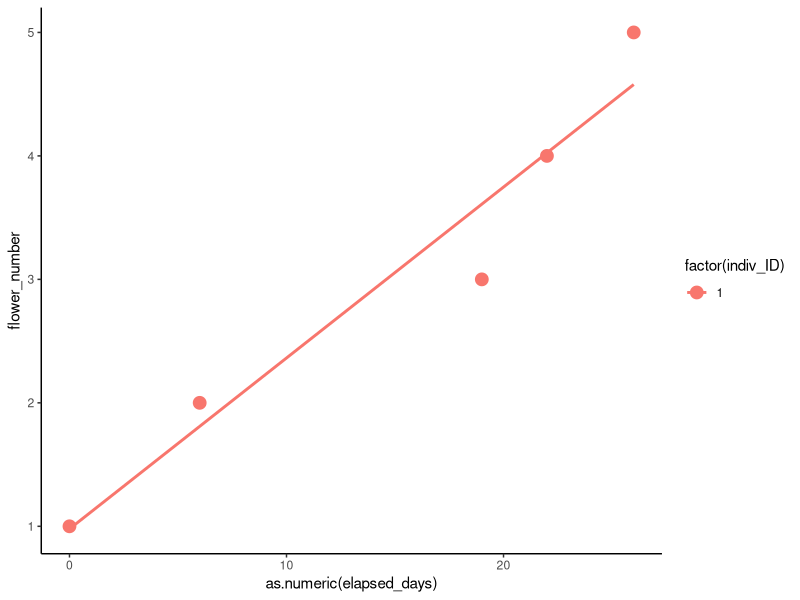
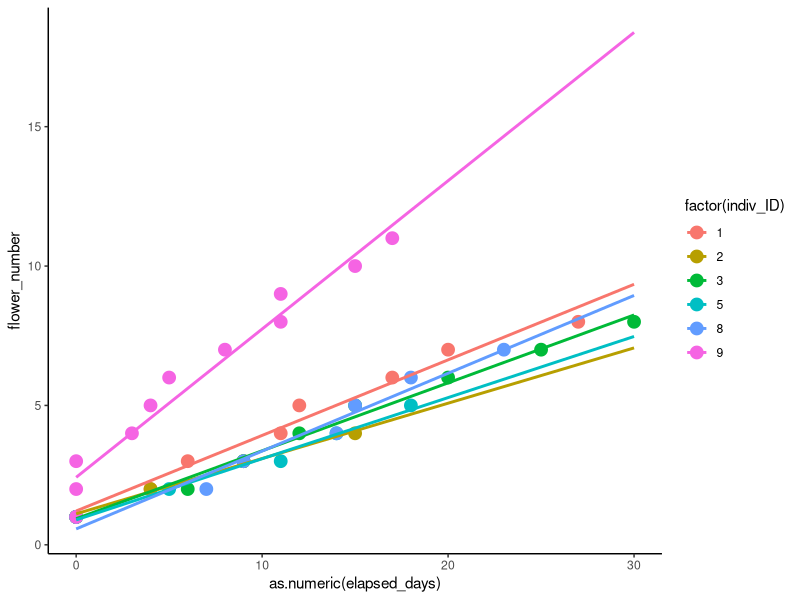

Write the R code that produced these figures, in order. (Note: this script raises an error after producing the figures.)
library(broom)
library(here)
library(lubridate)
library(tidyverse)

# 1. group by indiv_flower
# 2. find earliest date that stage = 5
# 3. find next date that stage = 5
# 4. count number of days between 2) and 3). 

# bird cage data
# for each inflorescence, 
# calculate the number of days between anthesis events 
bc_data <- 
  read.csv(here('Data/Bird_cage_compiled.csv')) %>%
  as_tibble() %>% 
  filter(stage == 5) %>% #stage 5 = C1 = anthesis (remove other stages)
  group_by(indiv_flower) %>% 
  arrange(date) %>% 
  summarise(min_date = head(date, 1)) %>% # earliest day of occurrence 
  mutate(min_date = ymd(min_date),  # for lubridate
         indiv_ID = as.numeric(str_split(indiv_flower, '_', simplify=T)[,1]), #create ID for each individual
         flower_ID = as.numeric(str_split(indiv_flower, '_', simplify=T)[,2])) %>%  #create ID for each flower
  group_by(indiv_ID)  %>% # group by individual inflorescences
  arrange(min_date, .by_group = TRUE) %>%
  mutate(elapsed_days = min_date - min(min_date), # days since first anthesis event
         flower_number = row_number()) %>% # number of flowers per inflorescence
  filter(indiv_ID != 4) # remove individual 4 because there's only one data point

# plot
mytheme <-
  theme_bw() +
  theme(
    panel.border = element_blank(), 
    panel.grid.major = element_blank(),
    panel.grid.minor = element_blank(), 
    axis.line = element_line(colour = "black"))

ggplot(data = bc_data, aes(x = as.numeric(elapsed_days), y = flower_number, color = factor(indiv_ID), group = indiv_ID)) +
  geom_point(size = 4) +
  stat_smooth(method = 'lm', fullrange = TRUE, se = FALSE) +
  mytheme

# control data
# for each inflorescence, 
# calculate the number of days between anthesis events 
ct_data <- 
  read.csv(here('Data/No_treat_compiled.csv')) %>%
  as_tibble() %>% 
  filter(stage == 5) %>% #stage 5 = C1 = anthesis (remove other stages)
  group_by(indiv_flower) %>% 
  arrange(date) %>% 
  summarise(min_date = head(date, 1)) %>% 
  mutate(min_date = ymd(min_date),  # for lubridate
         indiv_ID = as.numeric(str_split(indiv_flower, '_', simplify=T)[,1]), #create ID for each individual
         flower_ID = as.numeric(str_split(indiv_flower, '_', simplify=T)[,2])) %>%  #create ID for each flower
  group_by(indiv_ID)  %>% # group by individual inflorescences
  arrange(min_date, .by_group = TRUE) %>% 
  mutate(elapsed_days = min_date - min(min_date), # days since first anthesis event
         flower_number = row_number()) %>% # number of flowers per inflorescence
  filter(indiv_ID != 6 & indiv_ID != 4 & indiv_ID != 7 & indiv_ID != 10) # remove individuals 4,6,7,10 because they have <4 data points


ggplot(data = ct_data, aes(x = as.numeric(elapsed_days), y = flower_number, color = factor(indiv_ID), group = indiv_ID)) +
  geom_point(size = 4) +
  stat_smooth(method = 'lm', fullrange = TRUE, se = FALSE) +
  mytheme

# combine data and plot together
alldata <-
  full_join(bc_data, ct_data) %>% 
  ungroup() %>% 
  mutate(treatment = c(rep("treatment", 33), rep("control", 43))) %>% 
  mutate(indiv_treatment = paste(treatment, indiv_ID)) 

mycolours <- c(rep("#009E73", 33), rep("#E69F00", 43))
ggplot(data = alldata, aes(x = as.numeric(elapsed_days), y = flower_number, group = indiv_treatment)) +
  geom_point(size = 4, color = mycolours) +
  stat_smooth(method = 'lm', fullrange =TRUE, se = FALSE, aes(color = treatment)) +
  mytheme

# ---------------------------------------------------------
# fitting linear models using `broom`

# pollinator-excluded models
bc_models <-
  do(bc_data, glance(lm(flower_number ~ as.numeric(elapsed_days), data = .)))

bc_models2 <- 
  do(bc_data, tidy(lm(flower_number ~ as.numeric(elapsed_days), data = .))) %>% 
  filter(term != "(Intercept)") # just interested in slopes


# control models
ct_models <-
  do(ct_data, glance(lm(flower_number ~ as.numeric(elapsed_days), data = .))) 

ct_models2 <- 
  do(ct_data, tidy(lm(flower_number ~ as.numeric(elapsed_days), data = .))) %>% 
  filter(term != "(Intercept)") # just interested in slopes


# combine model parameters into one dataframe
allmodels <-
  full_join(bc_models, ct_models) %>% 
  ungroup() %>% 
  mutate(treatment = c(rep("treatment", 5), rep("control", 6))) %>% 
  mutate(slope = c(bc_models2$estimate, ct_models2$estimate)) %>% 
  mutate(unique_ID = row_number())

# mean and std dev of R^2
mean(allmodels$adj.r.squared) #0.934
sqrt(var(allmodels$adj.r.squared))#0.047

# does adjusted R^2 vary between individuals
summary(aov(adj.r.squared ~ unique_ID, data = allmodels))

# does flowering rate vary between individuals?
summary(aov(slope ~ unique_ID, data = allmodels))
